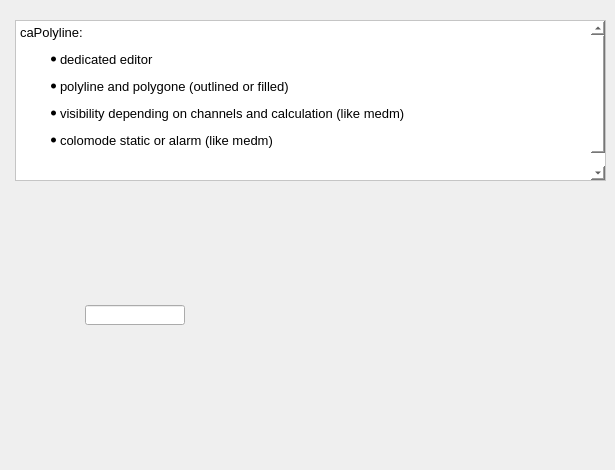
      <widget class="QWidget" name="tab_3">
       <attribute name="title">
        <string>caPolyline</string>
       </attribute>
       <widget class="caPolyLine" name="capolyline">
        <property name="geometry">
         <rect>
          <x>90</x>
          <y>329</y>
          <width>116</width>
          <height>121</height>
         </rect>
        </property>
        <property name="foreground">
         <color>
          <red>0</red>
          <green>0</green>
          <blue>255</blue>
         </color>
        </property>
        <property name="xyPairs" stdset="0">
         <string>33,90;33,90;88,49;96,92;68,107;2,107;23,24</string>
        </property>
        <property name="fillstyle" stdset="0">
         <enum>caPolyLine::Filled</enum>
        </property>
        <property name="polystyle" stdset="0">
         <enum>caPolyLine::Polygon</enum>
        </property>
        <property name="visibility">
         <enum>caPolyLine::Calc</enum>
        </property>
        <property name="visibilityCalc">
         <string notr="true">A&gt;1</string>
        </property>
        <property name="channel" stdset="0">
         <string notr="true">ACM:COUNT:1</string>
        </property>
       </widget>
       <widget class="QTextEdit" name="textEdit_3">
        <property name="geometry">
         <rect>
          <x>15</x>
          <y>20</y>
          <width>591</width>
          <height>161</height>
         </rect>
        </property>
        <property name="styleSheet">
         <string notr="true">
QWidget {background: white;} </string>
        </property>
        <property name="html">
         <string>&lt;!DOCTYPE HTML PUBLIC &quot;-//W3C//DTD HTML 4.0//EN&quot; &quot;http://www.w3.org/TR/REC-html40/strict.dtd&quot;&gt;
&lt;html&gt;&lt;head&gt;&lt;meta name=&quot;qrichtext&quot; content=&quot;1&quot; /&gt;&lt;style type=&quot;text/css&quot;&gt;
p, li { white-space: pre-wrap; }
&lt;/style&gt;&lt;/head&gt;&lt;body style=&quot; font-family:'Sans Serif'; font-size:10pt; font-weight:400; font-style:normal;&quot;&gt;
&lt;p style=&quot; margin-top:0px; margin-bottom:0px; margin-left:0px; margin-right:0px; -qt-block-indent:0; text-indent:0px;&quot;&gt;caPolyline: &lt;/p&gt;
&lt;ul style=&quot;margin-top: 0px; margin-bottom: 0px; margin-left: 0px; margin-right: 0px; -qt-list-indent: 1;&quot;&gt;&lt;li style=&quot; margin-top:12px; margin-bottom:0px; margin-left:0px; margin-right:0px; -qt-block-indent:0; text-indent:0px;&quot;&gt;dedicated editor&lt;/li&gt;
&lt;li style=&quot; margin-top:12px; margin-bottom:0px; margin-left:0px; margin-right:0px; -qt-block-indent:0; text-indent:0px;&quot;&gt;polyline and polygone (outlined or filled)&lt;/li&gt;&lt;/ul&gt;
&lt;ul style=&quot;margin-top: 0px; margin-bottom: 0px; margin-left: 0px; margin-right: 0px; -qt-list-indent: 1;&quot;&gt;&lt;li style=&quot; margin-top:12px; margin-bottom:0px; margin-left:0px; margin-right:0px; -qt-block-indent:0; text-indent:0px;&quot;&gt;visibility depending on channels and calculation (like medm)&lt;/li&gt;
&lt;li style=&quot; margin-top:12px; margin-bottom:0px; margin-left:0px; margin-right:0px; -qt-block-indent:0; text-indent:0px;&quot;&gt;colomode static or alarm (like medm)&lt;/li&gt;&lt;/ul&gt;
&lt;p style=&quot;-qt-paragraph-type:empty; margin-top:0px; margin-bottom:0px; margin-left:0px; margin-right:0px; -qt-block-indent:0; text-indent:0px;&quot;&gt;&lt;br /&gt;&lt;/p&gt;
&lt;p style=&quot; margin-top:0px; margin-bottom:0px; margin-left:0px; margin-right:0px; -qt-block-indent:0; text-indent:0px;&quot;&gt;  &lt;/p&gt;
&lt;p style=&quot;-qt-paragraph-type:empty; margin-top:0px; margin-bottom:0px; margin-left:0px; margin-right:0px; -qt-block-indent:0; text-indent:0px;&quot;&gt;&lt;br /&gt;&lt;/p&gt;&lt;/body&gt;&lt;/html&gt;</string>
        </property>
       </widget>
       <widget class="caPolyLine" name="capolyline_2">
        <property name="geometry">
         <rect>
          <x>395</x>
          <y>245</y>
          <width>116</width>
          <height>121</height>
         </rect>
        </property>
        <property name="foreground">
         <color>
          <red>0</red>
          <green>0</green>
          <blue>255</blue>
         </color>
        </property>
        <property name="xyPairs" stdset="0">
         <string>33,90;33,90;88,49;96,92;68,107;2,107;23,24</string>
        </property>
        <property name="fillstyle" stdset="0">
         <enum>caPolyLine::Filled</enum>
        </property>
        <property name="polystyle" stdset="0">
         <enum>caPolyLine::Polyline</enum>
        </property>
       </widget>
       <widget class="caPolyLine" name="capolyline_3">
        <property name="geometry">
         <rect>
          <x>220</x>
          <y>245</y>
          <width>116</width>
          <height>121</height>
         </rect>
        </property>
        <property name="foreground">
         <color alpha="100">
          <red>0</red>
          <green>0</green>
          <blue>255</blue>
         </color>
        </property>
        <property name="xyPairs" stdset="0">
         <string>33,90;33,90;88,49;96,92;68,107;2,107;23,24</string>
        </property>
        <property name="fillstyle" stdset="0">
         <enum>caPolyLine::Filled</enum>
        </property>
        <property name="polystyle" stdset="0">
         <enum>caPolyLine::Polygon</enum>
        </property>
       </widget>
       <widget class="caLineEdit" name="calineedit_4">
        <property name="geometry">
         <rect>
          <x>85</x>
          <y>305</y>
          <width>100</width>
          <height>20</height>
         </rect>
        </property>
        <property name="channel" stdset="0">
         <string notr="true">ACM:COUNT:1</string>
        </property>
        <property name="background">
         <color>
          <red>255</red>
          <green>255</green>
          <blue>255</blue>
         </color>
        </property>
        <property name="colorMode">
         <enum>caLineEdit::Static</enum>
        </property>
        <property name="precisionMode">
         <enum>caLineEdit::User</enum>
        </property>
        <property name="unitsEnabled">
         <bool>true</bool>
        </property>
       </widget>
       <widget class="caImage" name="caimage_4">
        <property name="geometry">
         <rect>
          <x>265</x>
          <y>315</y>
          <width>81</width>
          <height>81</height>
         </rect>
        </property>
        <property name="imageCalc">
         <string notr="true"/>
        </property>
        <property name="filename" stdset="0">
         <string notr="true">earth.gif</string>
        </property>
       </widget>
       <widget class="caImage" name="caimage_5">
        <property name="geometry">
         <rect>
          <x>165</x>
          <y>380</y>
          <width>81</width>
          <height>81</height>
         </rect>
        </property>
        <property name="imageCalc">
         <string notr="true"/>
        </property>
        <property name="filename" stdset="0">
         <string notr="true">earth.gif</string>
        </property>
       </widget>
       <zorder>textEdit_3</zorder>
       <zorder>capolyline_2</zorder>
       <zorder>calineedit_4</zorder>
       <zorder>caimage_4</zorder>
       <zorder>capolyline_3</zorder>
       <zorder>caimage_5</zorder>
       <zorder>capolyline</zorder>
      </widget>
